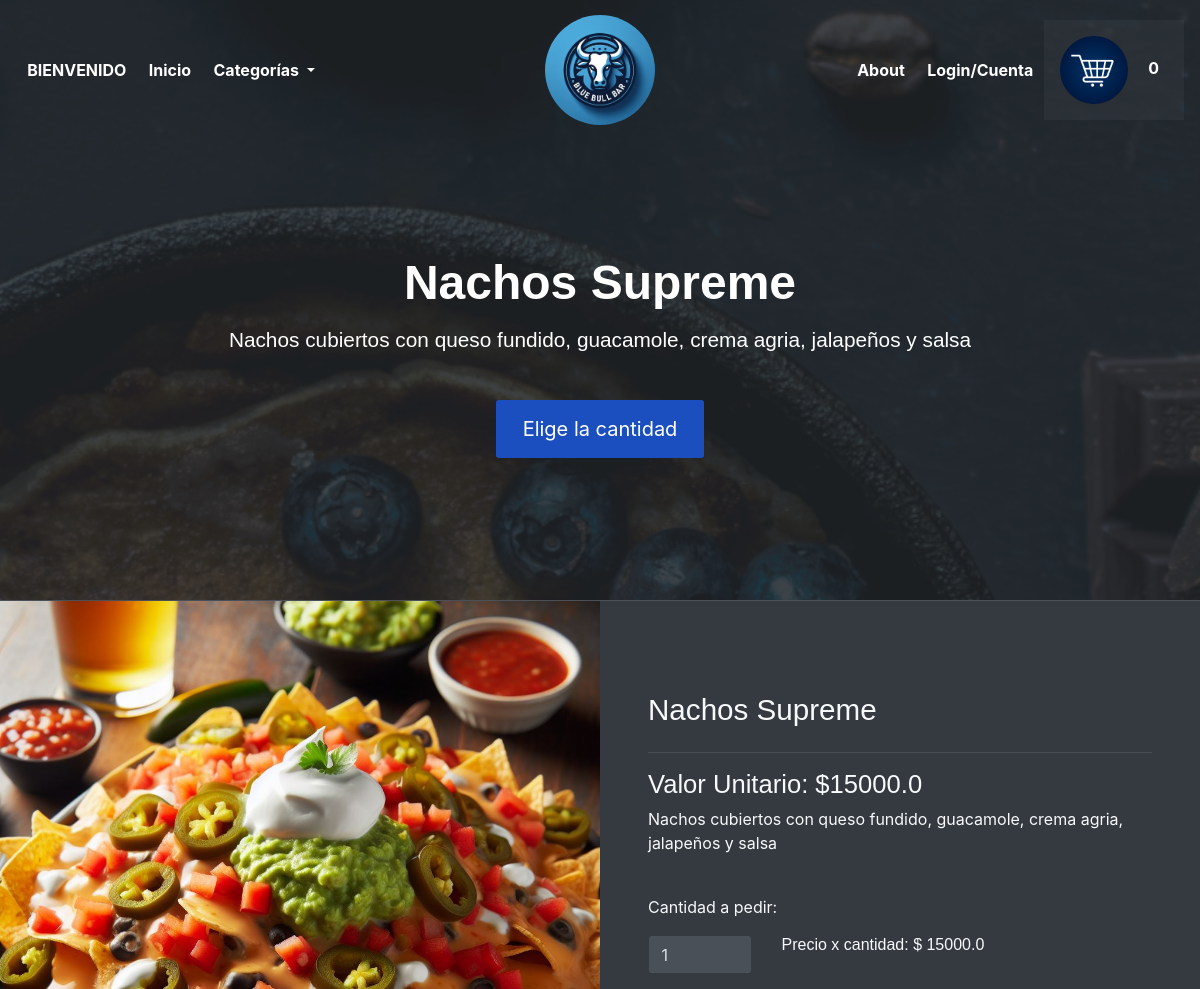
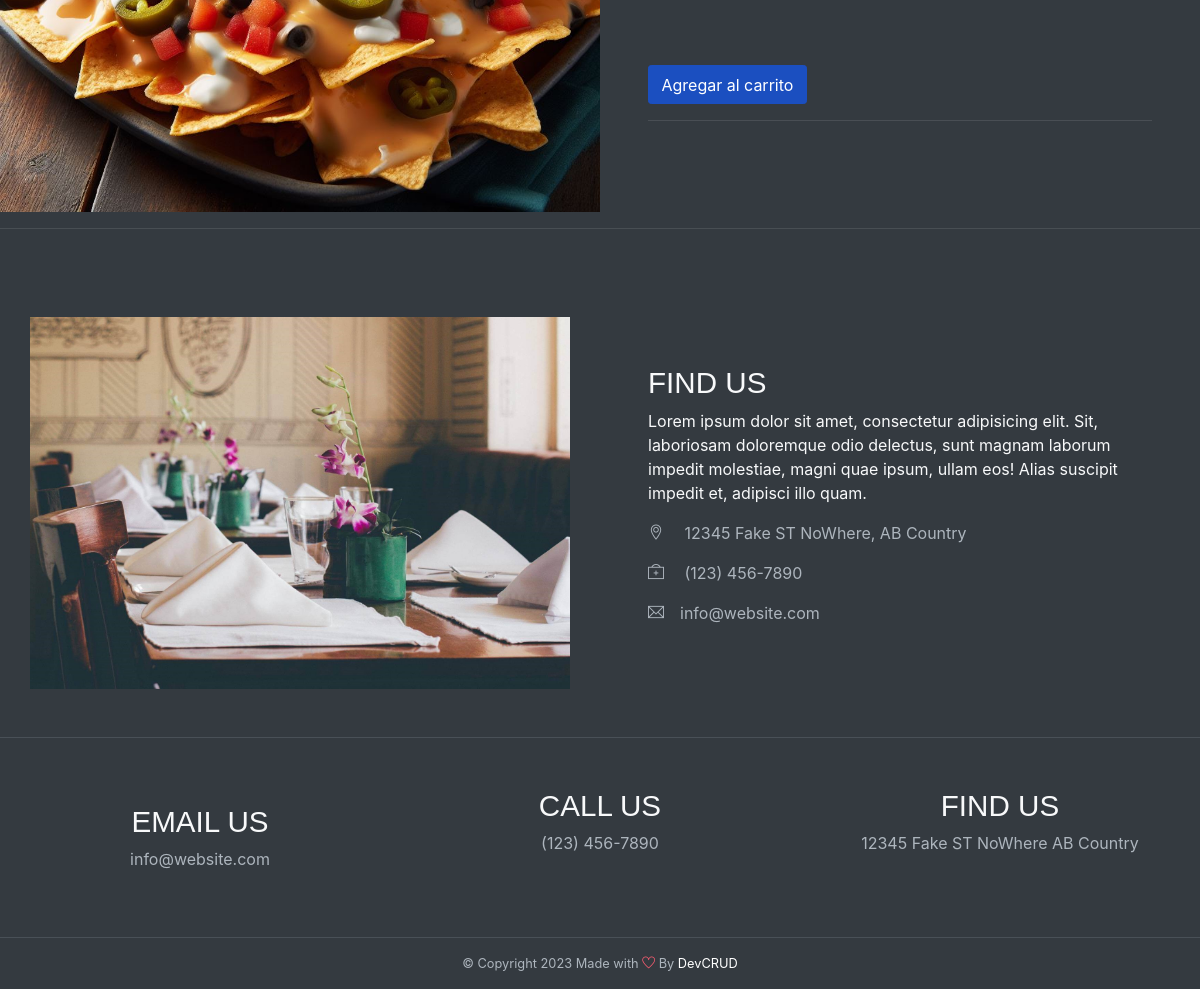
/detalles/1, run on the app's committed database (2 pictures, top to bottom).
### tables this page shows
CREATE TABLE Menu (
            id INTEGER PRIMARY KEY,
            nombre TEXT NOT NULL,
            descripcion TEXT,
            precio REAL NOT NULL,
            categoria TEXT NOT NULL,
            imagen TEXT NOT NULL
        );

### app/inicio/routes.py (the view)
@inicio_bp.route('/detalles/<id>')
def detalles(id):
    try:
        id=int(id)
        item_menu=obtener_por_id(id)
        print(item_menu)
        cart=obtener_carrito()
        usuario=None
        if 'email' in session:
            email_usuario=session['email']
            usuario=obtener_por_email(email_usuario)
        return render_template('detalles.html', usuario=usuario, item_menu=item_menu, total_items=cart.total_items())
    except:
        abort(400)

### app/models/cart.py (called while the page is built)
    def total_items(self):
        total=0
        for item in self.items:
            total+=item.cantidad
        return total

    def to_dict(self):
        return {
            'items': [
                {
                    'item_id': item.item_id,
                    'cantidad': item.cantidad,
                    'precio_cantidad': item.precio_cantidad
                }
                for item in self.items
            ]
        }

### app/models/menu.py (called while the page is built)
    def __str__(self):
        return f"{self.id}:{self.nombre}"

### app/services/cart.py (called while the page is built)
def obtener_carrito():
    if 'cart' not in session:
        cart = Cart()
        session['cart'] = cart.to_dict()
    else:
        cart = Cart.from_dict(session['cart'])
    return cart

### app/services/menu_service.py (called while the page is built)
def obtener_por_id(id):
    db_path = current_app.config['DATABASE_URI'].replace('sqlite:///', '')
    conn = sqlite3.connect(db_path)
    cursor = conn.cursor()
    cursor.execute("SELECT * FROM Menu WHERE id = ?", (id,))
    row = cursor.fetchone()
    if row:
        item = MenuItem(*row)
    else:
        item = None
    conn.close()
    return item

### app/inicio/templates/detalles.html (shortened to what this page needs)
{% extends "base.html"%}
{% block content %}
<header id="home" class="header">
    <div class="overlay text-white text-center">
        <br><br><br><br>
        <h1 class=" font-weight-bold my-3">{{item_menu.nombre}}</h1>
        <h5 class="mb-5">{{item_menu.descripcion}}</h5>
        <a class="btn btn-lg btn-primary" href="#cart">Elige la cantidad</a>
    </div>
</header>
<div id="cart" class="container-fluid bg-dark text-light border-top wow fadeIn">
    <div class="row">
        <div class="col-md-6 px-0">
            {% if item_menu.imagen.startswith('http') %}
            <img src="{{ item_menu.imagen }}" alt="template by DevCRID http://www.devcrud.com/"
                class="rounded-0 card-img-top mg-responsive">
            {% else %}
            <img src="{{ url_for('static', filename='img/menu/' + item_menu.imagen) }}"
                alt="template by DevCRID http://www.devcrud.com/" class="rounded-0 card-img-top mg-responsive">
            {% endif %}
        </div>
        <div class="col-md-6 px-5 has-height-lg middle-items mt-3">
            <h3>{{item_menu.nombre}}</h3>
            <hr>
            <h4>Valor Unitario: ${{item_menu.precio}}</h4>
            <p>{{item_menu.descripcion}}</p>
            <br>
            <form action="{{ url_for('cart.agregar_item',id_item=item_menu.id)}}" method="post">
                <label for="cantidad">Cantidad a pedir:</label>
                <div class="row">
                    <div class="col-sm-6 col-md-3 col-xs-12 my-2">
                        <input type="number" id="cantidad" name="cantidad" value="1" min="1" max="" class="form-control"
                            oninput="actualizar_precio()">
                    </div>
                    <div class="col-sm-6 col-md-6 col-xs-6 my-2">
                        <h6>Precio x cantidad: $ <span id="precio_total">{{item_menu.precio}}</span></h6>
                    </div>
                </div>
                <br>
                <input type="number" id="precio" hidden name="precio" value="{{item_menu.precio}}"><br>
                    value="{{item_menu.precio}}"><br>
                <button id="agregar" type="submit" class="btn btn-primary">Agregar al carrito</button>
            </form>
            <hr>
        </div>
    </div>
</div>
<hr>
{% endblock %}

### data on the page
Menu: nombre "Nachos Supreme", descripcion "Nachos cubiertos con queso fundido, guacamole, crema agria, jalapeños y salsa", imagen (picture), precio "15000.0"

### other printed values
{{ total_items }} "0"
